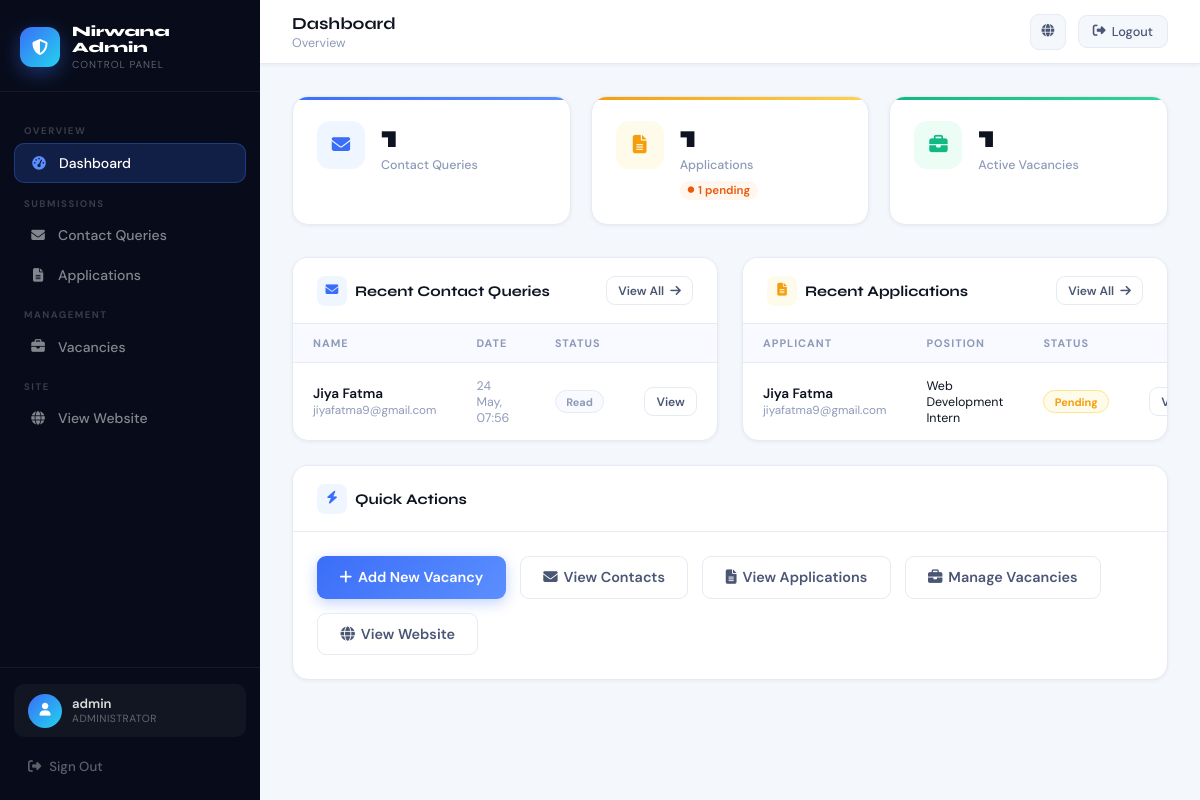
Page /myadmin/ (signed in) on the committed database.
### app1/models.py (models this page shows, shortened)
class ContactSubmission(models.Model):
    name = models.CharField(max_length=200)
    email = models.EmailField()
    message = models.TextField()
    submitted_at = models.DateTimeField(auto_now_add=True)
    is_read = models.BooleanField(default=False)
    class Meta:
        ordering = ['-submitted_at']
        verbose_name = 'Contact Submission'
        verbose_name_plural = 'Contact Submissions'

class InternshipApplication(models.Model):
    POSITION_CHOICES = [
        ('Web Development Intern', 'Web Development Intern'),
        ('Mobile App Development Intern', 'Mobile App Development Intern'),
        ('Digital Marketing Intern', 'Digital Marketing Intern'),
    ]
    STATUS_CHOICES = [
        ('pending', 'Pending'),
        ('reviewing', 'Reviewing'),
        ('accepted', 'Accepted'),
        ('rejected', 'Rejected'),
    ]
    position = models.CharField(max_length=100, choices=POSITION_CHOICES)
    full_name = models.CharField(max_length=200)
    email = models.EmailField()
    phone = models.CharField(max_length=30, blank=True)
    program = models.CharField(max_length=100, blank=True)
    institution = models.CharField(max_length=200, blank=True)
    skills = models.CharField(max_length=300, blank=True)
    portfolio = models.URLField(blank=True)
    motivation = models.TextField(blank=True)
    status = models.CharField(max_length=20, choices=STATUS_CHOICES, default='pending')
    submitted_at = models.DateTimeField(auto_now_add=True)
    is_read = models.BooleanField(default=False)
    class Meta:
        ordering = ['-submitted_at']
        verbose_name = 'Internship Application'
        verbose_name_plural = 'Internship Applications'

### app1/views.py (the view)
# urls.py: path('myadmin/', views.admin_dashboard, name='admin_dashboard'),
@login_required(login_url='admin_login')
@user_passes_test(is_admin, login_url='admin_login')
def admin_dashboard(request):
    contacts = ContactSubmission.objects.all()
    applications = InternshipApplication.objects.all()
    vacancies = InternshipVacancy.objects.all()
    context = {
        'total_contacts': contacts.count(),
        'unread_contacts': contacts.filter(is_read=False).count(),
        'total_applications': applications.count(),
        'pending_applications': applications.filter(status='pending').count(),
        'active_vacancies': vacancies.filter(is_active=True).count(),
        'recent_contacts': contacts[:5],
        'recent_applications': applications[:5],
    }
    return render(request, 'app1/admin/dashboard.html', context)

### app1/views.py (called while the page is built)
def is_admin(user):
    return user.is_authenticated and user.is_staff

### app1/templates/app1/admin/dashboard.html (shortened to what this page needs)
{% extends 'app1/admin/base.html' %}
{% block page_title %}Dashboard{% endblock %}
{% block breadcrumb %}<span>Overview</span>{% endblock %}
{% block content %}
<div class="stat-grid">
  <div class="stat-card blue">
    <div class="stat-icon blue"><i class="fas fa-envelope"></i></div>
    <div>
      <div class="stat-value">{{ total_contacts }}</div>
      <div class="stat-label">Contact Queries</div>
    </div>
  </div>
  <div class="stat-card orange">
    <div class="stat-icon orange"><i class="fas fa-file-lines"></i></div>
    <div>
      <div class="stat-value">{{ total_applications }}</div>
      <div class="stat-label">Applications</div>
      {% if pending_applications %}
      <div class="stat-sub" style="color:#ea580c;background:#fff7ed"><i class="fas fa-circle" style="font-size:0.4rem"></i> {{ pending_applications }} pending</div>
      {% endif %}
    </div>
  </div>
  <div class="stat-card green">
    <div class="stat-icon green"><i class="fas fa-briefcase"></i></div>
    <div>
      <div class="stat-value">{{ active_vacancies }}</div>
      <div class="stat-label">Active Vacancies</div>
    </div>
  </div>
</div>
<div style="display:grid;grid-template-columns:1fr 1fr;gap:1.5rem;margin-bottom:1.5rem">
  <div class="card">
    <div class="card-header">
      <div class="card-title">
        <span class="title-icon" style="background:#EFF6FF;color:var(--blue)"><i class="fas fa-envelope"></i></span>
        Recent Contact Queries
      </div>
      <a href="{% url 'admin_contacts' %}" class="btn btn-ghost btn-sm">View All <i class="fas fa-arrow-right"></i></a>
    </div>
    <div class="card-body">
      {% if recent_contacts %}
      <table>
        <thead>
          <tr>
            <th>Name</th>
            <th>Date</th>
            <th>Status</th>
            <th></th>
          </tr>
        </thead>
        <tbody>
          {% for c in recent_contacts %}
          <tr>
            <td>
              <div style="font-weight:600;font-size:0.85rem">{{ c.name }}</div>
              <div style="font-size:0.73rem;color:var(--text-light)">{{ c.email }}</div>
            </td>
            <td style="color:var(--text-light);font-size:0.78rem">{{ c.submitted_at|date:"d M, H:i" }}</td>
            <td>
              {% if not c.is_read %}
                <span class="badge unread"><i class="fas fa-circle" style="font-size:0.35rem"></i> New</span>
              {% else %}
                <span class="badge read">Read</span>
              {% endif %}
            </td>
            <td><a href="{% url 'admin_contact_detail' c.pk %}" class="btn btn-ghost btn-sm">View</a></td>
          </tr>
          {% endfor %}
        </tbody>
      </table>
      {% else %}
      <div class="empty-state" style="padding:2rem">
        <div class="empty-icon"><i class="fas fa-inbox"></i></div>
        <h3>No queries yet</h3>
        <p>Contact form submissions will appear here.</p>
      </div>
      {% endif %}
    </div>
  </div>
  <div class="card">
    <div class="card-header">
      <div class="card-title">
        <span class="title-icon" style="background:#FFFBEB;color:var(--orange)"><i class="fas fa-file-lines"></i></span>
        Recent Applications
      </div>
      <a href="{% url 'admin_applications' %}" class="btn btn-ghost btn-sm">View All <i class="fas fa-arrow-right"></i></a>
    </div>
    <div class="card-body">
      {% if recent_applications %}
      <table>
        <thead>
          <tr>
            <th>Applicant</th>
            <th>Position</th>
            <th>Status</th>
            <th></th>
          </tr>
        </thead>
        <tbody>
          {% for a in recent_applications %}
          <tr>
            <td>
              <div style="font-weight:600;font-size:0.85rem">{{ a.full_name }}</div>
              <div style="font-size:0.73rem;color:var(--text-light)">{{ a.email }}</div>
            </td>
            <td style="font-size:0.78rem;max-width:120px">{{ a.position|truncatechars:28 }}</td>
            <td><span class="badge {{ a.status }}">{{ a.get_status_display }}</span></td>
            <td><a href="{% url 'admin_application_detail' a.pk %}" class="btn btn-ghost btn-sm">View</a></td>
          </tr>
          {% endfor %}
        </tbody>
      </table>
      {% else %}
      <div class="empty-state" style="padding:2rem">
        <div class="empty-icon"><i class="fas fa-folder-open"></i></div>
        <h3>No applications yet</h3>
        <p>Internship applications will appear here.</p>
      </div>
      {% endif %}
    </div>
  </div>
</div>
<div class="card">
  <div class="card-header">
    <div class="card-title">
      <span class="title-icon" style="background:#EFF6FF;color:var(--blue)"><i class="fas fa-bolt"></i></span>
      Quick Actions
    </div>
  </div>
  <div class="card-body" style="padding:1.5rem;display:flex;gap:0.875rem;flex-wrap:wrap">
    <a href="{% url 'admin_vacancy_create' %}" class="btn btn-primary btn-lg">
      <i class="fas fa-plus"></i> Add New Vacancy
    </a>
    <a href="{% url 'admin_contacts' %}" class="btn btn-ghost btn-lg">
      <i class="fas fa-envelope"></i> View Contacts
    </a>
    <a href="{% url 'admin_applications' %}" class="btn btn-ghost btn-lg">
      <i class="fas fa-file-lines"></i> View Applications
    </a>
    <a href="{% url 'admin_vacancies' %}" class="btn btn-ghost btn-lg">
      <i class="fas fa-briefcase"></i> Manage Vacancies
    </a>
    <a href="{% url 'home' %}" target="_blank" class="btn btn-ghost btn-lg">
      <i class="fas fa-globe"></i> View Website
    </a>
  </div>
</div>
{% endblock %}

### app1/templates/app1/admin/base.html (shortened to what this page needs)
<!DOCTYPE html>
<html lang="en">
<head>
<link rel="stylesheet" href="https://cdnjs.cloudflare.com/ajax/libs/font-awesome/6.5.0/css/all.min.css">
</head>
<body>
<aside class="sidebar" id="sidebar">
  <div class="sidebar-top">
    <a href="{% url 'admin_dashboard' %}" class="brand">
      <div class="brand-mark"><i class="fas fa-shield-halved"></i></div>
      <div class="brand-info">
        <div class="name">Nirwana Admin</div>
        <div class="sub">Control Panel</div>
      </div>
    </a>
  </div>
  <nav class="sidebar-nav">
    <span class="nav-label">Overview</span>
    <a href="{% url 'admin_dashboard' %}" class="nav-link {% if request.resolver_match.url_name == 'admin_dashboard' %}active{% endif %}">
      <span class="nav-icon"><i class="fas fa-gauge-high"></i></span>
      <span class="nav-text">Dashboard</span>
    </a>
    <span class="nav-label">Submissions</span>
    <a href="{% url 'admin_contacts' %}" class="nav-link {% if 'contact' in request.resolver_match.url_name %}active{% endif %}">
      <span class="nav-icon"><i class="fas fa-envelope"></i></span>
      <span class="nav-text">Contact Queries</span>
    </a>
    <a href="{% url 'admin_applications' %}" class="nav-link {% if 'application' in request.resolver_match.url_name %}active{% endif %}">
      <span class="nav-icon"><i class="fas fa-file-lines"></i></span>
      <span class="nav-text">Applications</span>
    </a>
    <span class="nav-label">Management</span>
    <a href="{% url 'admin_vacancies' %}" class="nav-link {% if 'vacanc' in request.resolver_match.url_name %}active{% endif %}">
      <span class="nav-icon"><i class="fas fa-briefcase"></i></span>
      <span class="nav-text">Vacancies</span>
    </a>
    <span class="nav-label">Site</span>
    <a href="{% url 'home' %}" class="nav-link" target="_blank">
      <span class="nav-icon"><i class="fas fa-globe"></i></span>
      <span class="nav-text">View Website</span>
    </a>
  </nav>
  <div class="sidebar-bottom">
    <div class="user-card">
      <div class="user-avatar"><i class="fas fa-user"></i></div>
      <div>
        <div class="user-name">{{ request.user.username }}</div>
        <div class="user-role">Administrator</div>
      </div>
    </div>
    <a href="{% url 'admin_logout' %}" class="logout-link">
      <i class="fas fa-right-from-bracket"></i>
      Sign Out
    </a>
  </div>
</aside>
<div class="main">
  <header class="topbar">
    <div class="topbar-left">
      <div>
        <div class="page-title">{% block page_title %}Dashboard{% endblock %}</div>
        <div class="breadcrumb">{% block breadcrumb %}<a href="{% url 'admin_dashboard' %}">Home</a>{% endblock %}</div>
      </div>
    </div>
    <div class="topbar-right">
      <a href="{% url 'home' %}" target="_blank" class="topbar-action icon-only" title="View Site">
        <i class="fas fa-globe"></i>
      </a>
      <a href="{% url 'admin_logout' %}" class="topbar-action" title="Logout">
        <i class="fas fa-right-from-bracket"></i>
        <span>Logout</span>
      </a>
    </div>
  </header>
  <main class="content">
    {% block content %}{% endblock %}
  </main>
</div>
</body>
</html>

### rows in the picture
ContactSubmission: name "Jiya Fatma", email "jiyafatma9@gmail.com", submitted_at "24 May, 07:56", is_read "Read"
InternshipApplication: full_name "Jiya Fatma", email "jiyafatma9@gmail.com", position "Web Development Intern", status "Pending"

### other values in the picture
{{ request.user.username }} "admin"
{{ total_contacts }} "1"
{{ total_applications }} "1"
{{ pending_applications }} "1"
{{ active_vacancies }} "1"
